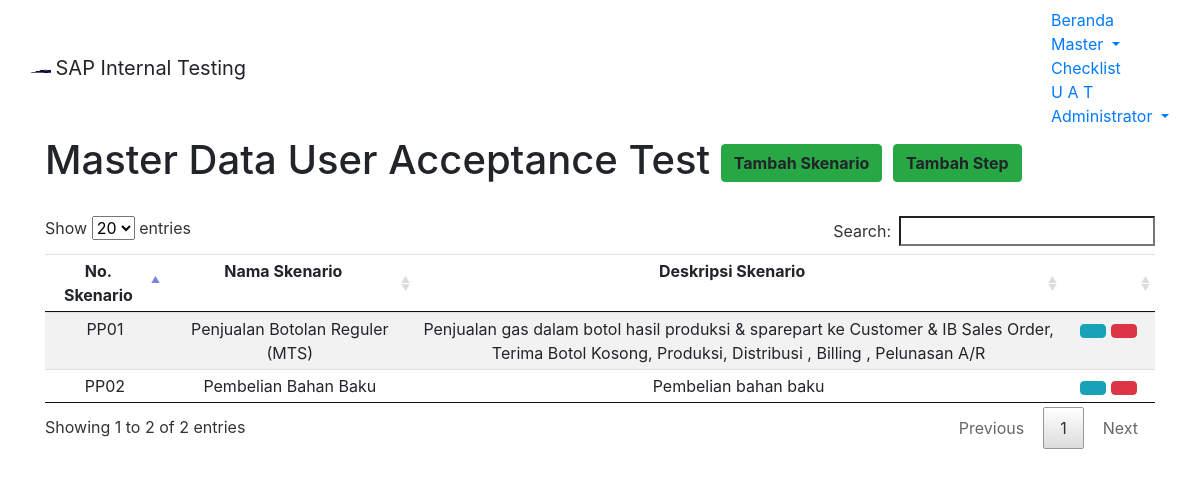
/module/home/m-uat.php (signed in), run on an earlier commit of the app's database.
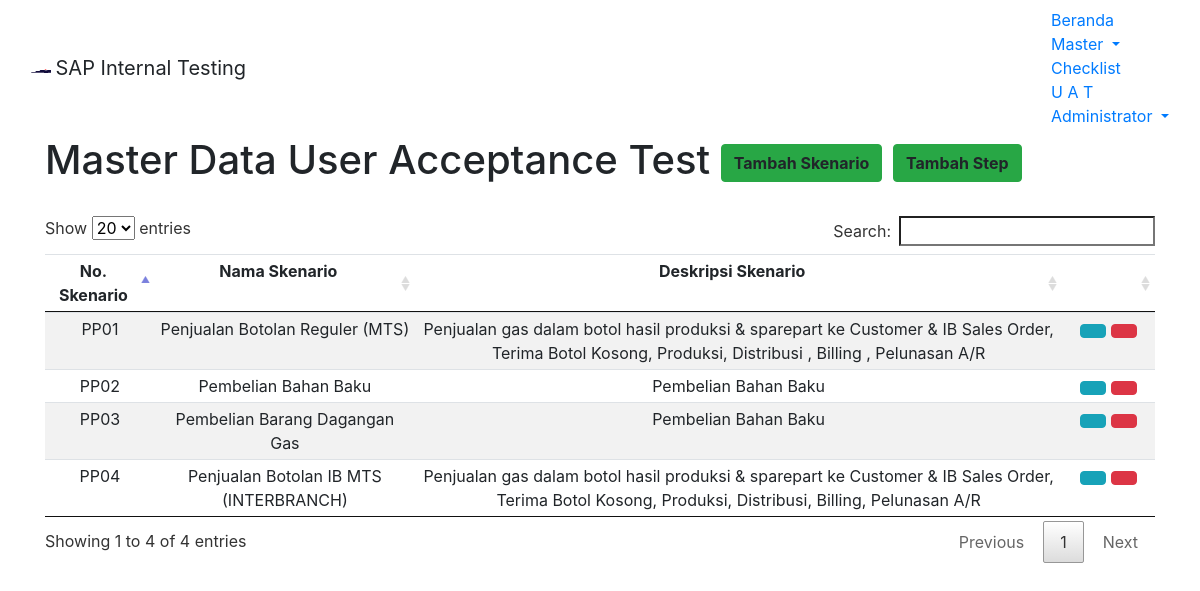
And on a later commit of the database.
### tables this page shows
CREATE TABLE `m_uat_scn` (
  `uat_id` int(11) NOT NULL,
  `uat_modul` varchar(255) NOT NULL,
  `uat_scn` varchar(255) NOT NULL,
  `uat_desc` varchar(255) NOT NULL,
  `no_scn` varchar(255) DEFAULT NULL
);

### module/home/m-uat.php (the view, shortened to what this page needs)
<?php
	$root = "../../";
?>
<!DOCTYPE html>
 <html lang="en-US">
<head>
<link href="<?php echo $root; ?>assets/css/bootstrap.min.css" rel="stylesheet">
<link href="<?php echo $root; ?>assets/datatables/media/css/jquery.dataTables.min.css" rel="stylesheet">
<body>
	<nav class="navbar navbar-default">
	  <div class="container-fluid">
		<div class="navbar-header">
		  <img alt="Samator" class="navbar-text" src="<?php echo $root; ?>assets/images/s-logo.png" width="20" height="20">
		  <a class="navbar-brand">SAP Internal Testing</a>
		</div>
		<ul class="nav navbar-nav navbar-right">
			<li><a href="<?php echo $root; ?>module/home/home.php">Beranda</a></li>
			<li class="dropdown active">
				<a class="dropdown-toggle" data-toggle="dropdown" href="#">Master
				<span class="caret"></span></a>
			</li>
			<li><a href="<?php echo $root; ?>module/home/checklist.php">Checklist</a></li>
			<li><a href="<?php echo $root; ?>module/home/uat.php">U A T</a></li>
			<li class="dropdown">
				<a class="dropdown-toggle" data-toggle="dropdown" href="#"><span class="glyphicon glyphicon-user" aria-hidden="true"></span>
				<?php echo $_SESSION["longname"]; ?>
				<span class="caret"></span></a>
			</li>
		</ul>
	  </div>
	</nav>
	<div class="container container-fluid">
		<h1>Master Data User Acceptance Test
		<?php
				if ($_SESSION['username']=="Admin")
				{
			?>
			<a class="btn btn-success text-right pull-right" data-toggle="modal" data-target="#modaladd_uatscn"><span class="glyphicon glyphicon-plus"></span> <b>Tambah Skenario</b></a>
			<a class="btn btn-success text-right" data-toggle="modal" data-target="#modaladd_uatstep"><span class="glyphicon glyphicon-plus"></span> <b>Tambah Step</b></a>
			<?php
				}
				else
				{
				}
			?>
		</h1>
	</div><br>
	<div class="container container-fluid">
		<table id="tableMUAT" class="table table-hover text-center table-striped compact">
			<thead>
				<tr>
					<td><b>No. Skenario</b></td>
					<td><b>Nama Skenario</b></td>
					<td><b>Deskripsi Skenario</b></td>
					<td class="col-md-1"></td>
				</tr>
			</thead>
			<tbody>
			<?php
				$con = mysqli_connect("localhost","root","","saptest");
				$query = "SELECT * FROM m_uat_scn";
				$result = mysqli_query($con,$query);
				while($row = mysqli_fetch_array($result,MYSQLI_ASSOC))
				{
					echo "<tr>";
						echo "<td style:'border=1px solid black'>".$row['no_scn']."</td>";
						echo "<td style:'border=1px solid black'>".$row['uat_scn']."</td>";
						echo "<td style:'border=1px solid black' class='col-md-7'>".$row['uat_desc']."</td>";
					if ($_SESSION['username']=="Admin")
						{
			?>
							<td><a type='button' class='btn btn-info btn-xs' data-toggle='modal' href="#modalEditScn<?php echo $row['no_scn']; ?>"><span class='glyphicon glyphicon-pencil'></span></a>
							<a type='button' class='btn btn-danger btn-xs' data-toggle='modal' href="#modalDelScn<?php echo $row['no_scn']; ?>"><span class='glyphicon glyphicon-trash'></span></a></td>
			<?php
						}
						else
						{
						}
					echo "</tr>";
				}
			?>
			</tbody>
		</table>
	</div>
</body>

What changed in the data, as far as the page shows it:
changed m_uat_scn "PP02": uat_desc "Pembelian bahan baku" → "Pembelian Bahan Baku"
added m_uat_scn: no_scn "PP03", uat_scn "Pembelian Barang Dagangan Gas", uat_desc "Pembelian Bahan Baku"
added m_uat_scn: no_scn "PP04", uat_scn "Penjualan Botolan IB MTS (INTERBRANCH)", uat_desc "Penjualan gas dalam botol hasil produksi & sparepart ke Customer & IB Sales Order, Terima Botol Kosong, Produksi, Distribusi, Billing, Pelunasan A/R"
Also different on the page:
text written by a page script: "Show entries Search: Showing 1 to 2 of 2 entries Previous 1 Next" → "Show entries Search: Showing 1 to 4 of 4 entries Previous 1 Next"
